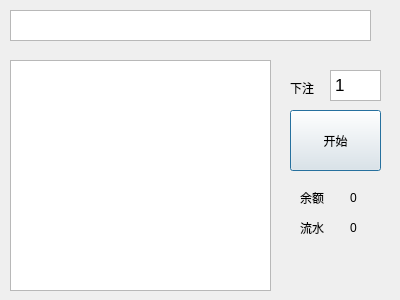
<?xml version="1.0" encoding="UTF-8"?>
<ui version="4.0">
 <class>Dialog</class>
 <widget class="QDialog" name="Dialog">
  <property name="geometry">
   <rect>
    <x>0</x>
    <y>0</y>
    <width>400</width>
    <height>300</height>
   </rect>
  </property>
  <property name="windowTitle">
   <string>Dialog</string>
  </property>
  <widget class="QTextEdit" name="textEdit">
   <property name="geometry">
    <rect>
     <x>10</x>
     <y>10</y>
     <width>361</width>
     <height>31</height>
    </rect>
   </property>
  </widget>
  <widget class="QTextBrowser" name="textBrowser">
   <property name="geometry">
    <rect>
     <x>10</x>
     <y>60</y>
     <width>261</width>
     <height>231</height>
    </rect>
   </property>
  </widget>
  <widget class="QPushButton" name="pushButton">
   <property name="geometry">
    <rect>
     <x>290</x>
     <y>110</y>
     <width>91</width>
     <height>61</height>
    </rect>
   </property>
   <property name="text">
    <string>开始</string>
   </property>
  </widget>
  <widget class="QLabel" name="label">
   <property name="geometry">
    <rect>
     <x>300</x>
     <y>190</y>
     <width>60</width>
     <height>16</height>
    </rect>
   </property>
   <property name="text">
    <string>余额</string>
   </property>
  </widget>
  <widget class="QLabel" name="label_2">
   <property name="geometry">
    <rect>
     <x>350</x>
     <y>190</y>
     <width>60</width>
     <height>16</height>
    </rect>
   </property>
   <property name="text">
    <string>0</string>
   </property>
  </widget>
  <widget class="QLabel" name="label_3">
   <property name="geometry">
    <rect>
     <x>300</x>
     <y>220</y>
     <width>60</width>
     <height>16</height>
    </rect>
   </property>
   <property name="text">
    <string>流水</string>
   </property>
  </widget>
  <widget class="QLabel" name="label_4">
   <property name="geometry">
    <rect>
     <x>350</x>
     <y>220</y>
     <width>60</width>
     <height>16</height>
    </rect>
   </property>
   <property name="text">
    <string>0</string>
   </property>
  </widget>
  <widget class="QTextEdit" name="textEdit_2">
   <property name="geometry">
    <rect>
     <x>330</x>
     <y>70</y>
     <width>51</width>
     <height>31</height>
    </rect>
   </property>
   <property name="html">
    <string>&lt;!DOCTYPE HTML PUBLIC &quot;-//W3C//DTD HTML 4.0//EN&quot; &quot;http://www.w3.org/TR/REC-html40/strict.dtd&quot;&gt;
&lt;html&gt;&lt;head&gt;&lt;meta name=&quot;qrichtext&quot; content=&quot;1&quot; /&gt;&lt;style type=&quot;text/css&quot;&gt;
p, li { white-space: pre-wrap; }
&lt;/style&gt;&lt;/head&gt;&lt;body style=&quot; font-family:'.SF NS Text'; font-size:13pt; font-weight:400; font-style:normal;&quot;&gt;
&lt;p style=&quot; margin-top:0px; margin-bottom:0px; margin-left:0px; margin-right:0px; -qt-block-indent:0; text-indent:0px;&quot;&gt;1&lt;/p&gt;&lt;/body&gt;&lt;/html&gt;</string>
   </property>
  </widget>
  <widget class="QLabel" name="label_5">
   <property name="geometry">
    <rect>
     <x>290</x>
     <y>80</y>
     <width>60</width>
     <height>16</height>
    </rect>
   </property>
   <property name="text">
    <string>下注</string>
   </property>
  </widget>
 </widget>
 <resources/>
 <connections/>
</ui>
